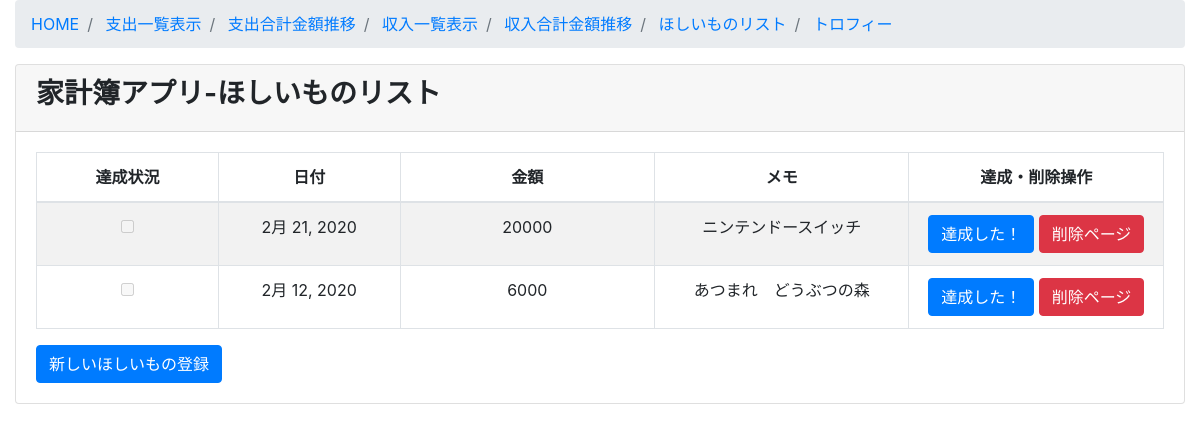
The page /wishing/wishing_list/ on the database as committed earlier.
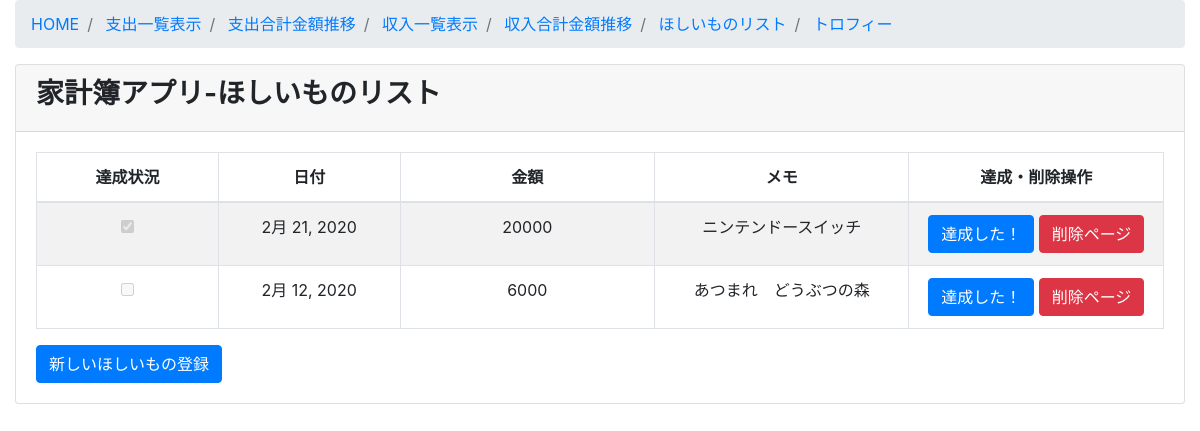
The same page on the database as committed later.
### wishing/models.py (models this page shows, shortened)
class Wishing(models.Model):
   class Meta:
       db_table ="wishing"
       verbose_name ="ほしいもの"
       verbose_name_plural ="ほしいもの"
   wishingdate = models.DateField(verbose_name="日付",default=datetime.now)
   wishingmoney = models.IntegerField(verbose_name="金額", help_text="単位は日本円")
   wishingmemo = models.CharField(verbose_name="メモ", max_length=500)
   wishingdone = models.BooleanField(default=False, verbose_name="達成状況")

### wishing/views.py (the view)
# urls.py: path('wishing_list/', views.WishingListView.as_view(), name='wishing_list'),
class WishingListView(ListView):
   model = Wishing
   template_name = 'wishing/wishing_list.html'
   def queryset(self):
       return Wishing.objects.all()

### templates/wishing/wishing_list.html (shortened to what this page needs)
{% extends 'wishing/base.html' %}
{% block content %}
     <div class="card mb-3">
       <div class="card-header">
         <h3><b>家計簿アプリ-ほしいものリスト</b></h3></div>
       <div class="card-body">
         <div class="table-responsive">
         <table id= "wishing_list" width="100%" class="table table-striped table-bordered table-hover">
             <thead>
               <tr>
                 <th class="text-center">達成状況</th>
                 <th class="text-center">日付</th>
                 <th class="text-center">金額</th>
                 <th class="text-center">メモ</th>
                 <th class="text-center">達成・削除操作</th>
               </tr>
             </thead>
             <tbody>
               {% for item in object_list %}
                 <tr class="odd gradeX text-center">
                   <td class="text-center" width="100">
                     {% if item.wishingdone == False %}
                     <input type="checkbox" name="undone" value="0" disabled="disabled" />
                     {% elif item.wishingdone == True %}
                     <input type="checkbox" name="done" value="1" checked="checked" disabled="disabled" />
                     {% endif %}
                   </td>
                   <td class="text-center" width="100">{{ item.wishingdate}}</td>
                   <td class="text-center" width="140">{{ item.wishingmoney }}</td>
                   <td class="text-center" width="140">{{ item.wishingmemo }}</td>
                   <td class="text-center" width="140">
                     <a class="btn btn-primary" href="{% url 'wishing:wishing_done' item.pk %}">達成した！</a>
                     <a class="btn btn-danger" href="{% url 'wishing:wishing_delete' item.pk %}">削除ページ</a>
                   </td>
                 </tr>
                {% endfor %}
             </tbody>
           </table>
           <a class="btn btn-primary" href="{% url 'wishing:wishing_create' %}">新しいほしいもの登録</a>
       </div>
      </div>
      </div>
{% endblock content %}

Rows that differ between the two databases and show on the page:
changed Wishing "ニンテンドースイッチ": done (not shown) → "☑"; undone "☐" → (not shown)
